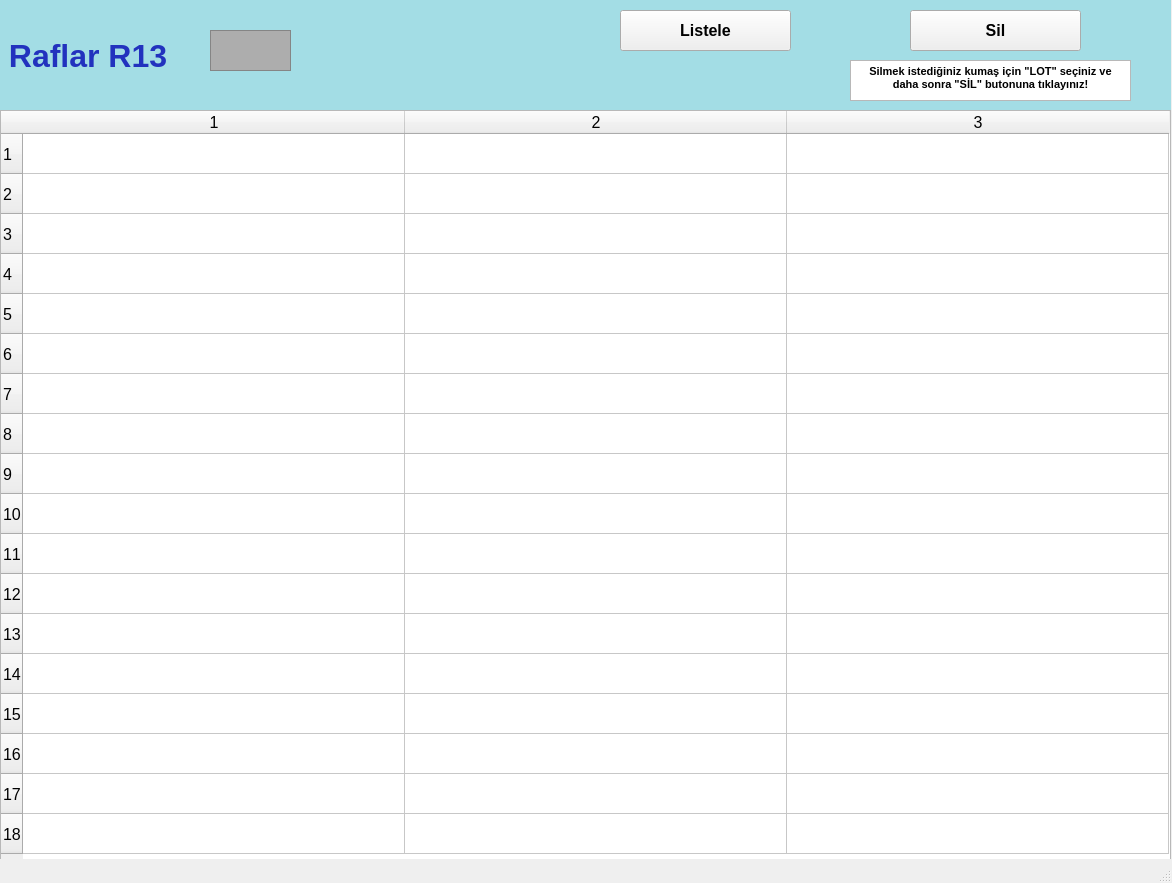
<?xml version="1.0" encoding="UTF-8"?>
<ui version="4.0">
 <class>raflarR13_ekran</class>
 <widget class="QMainWindow" name="raflarR13_ekran">
  <property name="geometry">
   <rect>
    <x>0</x>
    <y>0</y>
    <width>1172</width>
    <height>883</height>
   </rect>
  </property>
  <property name="font">
   <font>
    <pointsize>12</pointsize>
    <weight>50</weight>
    <bold>false</bold>
    <kerning>false</kerning>
   </font>
  </property>
  <property name="windowTitle">
   <string/>
  </property>
  <widget class="QWidget" name="centralwidget">
   <widget class="QLabel" name="raflarR1yazi_lbl">
    <property name="geometry">
     <rect>
      <x>0</x>
      <y>0</y>
      <width>1171</width>
      <height>111</height>
     </rect>
    </property>
    <property name="font">
     <font>
      <pointsize>24</pointsize>
      <weight>75</weight>
      <bold>true</bold>
     </font>
    </property>
    <property name="styleSheet">
     <string notr="true">background-color: rgb(163, 221, 229);
color: rgb(34, 50, 190);</string>
    </property>
    <property name="text">
     <string> Raflar R13</string>
    </property>
   </widget>
   <widget class="QFrame" name="raflarR1_img">
    <property name="geometry">
     <rect>
      <x>210</x>
      <y>30</y>
      <width>81</width>
      <height>41</height>
     </rect>
    </property>
    <property name="styleSheet">
     <string notr="true">background-color: rgb(173, 173, 173);</string>
    </property>
    <property name="frameShape">
     <enum>QFrame::StyledPanel</enum>
    </property>
    <property name="frameShadow">
     <enum>QFrame::Raised</enum>
    </property>
   </widget>
   <widget class="QTableWidget" name="R13_tw">
    <property name="geometry">
     <rect>
      <x>0</x>
      <y>110</y>
      <width>1171</width>
      <height>751</height>
     </rect>
    </property>
    <property name="baseSize">
     <size>
      <width>0</width>
      <height>0</height>
     </size>
    </property>
    <property name="rowCount">
     <number>18</number>
    </property>
    <property name="columnCount">
     <number>3</number>
    </property>
    <attribute name="horizontalHeaderVisible">
     <bool>true</bool>
    </attribute>
    <attribute name="horizontalHeaderCascadingSectionResizes">
     <bool>false</bool>
    </attribute>
    <attribute name="horizontalHeaderDefaultSectionSize">
     <number>382</number>
    </attribute>
    <attribute name="horizontalHeaderMinimumSectionSize">
     <number>38</number>
    </attribute>
    <attribute name="verticalHeaderDefaultSectionSize">
     <number>40</number>
    </attribute>
    <attribute name="verticalHeaderMinimumSectionSize">
     <number>23</number>
    </attribute>
    <row/>
    <row/>
    <row/>
    <row/>
    <row/>
    <row/>
    <row/>
    <row/>
    <row/>
    <row/>
    <row/>
    <row/>
    <row/>
    <row/>
    <row/>
    <row/>
    <row/>
    <row/>
    <column/>
    <column/>
    <column/>
   </widget>
   <widget class="QPushButton" name="listeleR13_btn">
    <property name="geometry">
     <rect>
      <x>620</x>
      <y>10</y>
      <width>171</width>
      <height>41</height>
     </rect>
    </property>
    <property name="font">
     <font>
      <pointsize>12</pointsize>
      <weight>75</weight>
      <bold>true</bold>
     </font>
    </property>
    <property name="text">
     <string>Listele</string>
    </property>
   </widget>
   <widget class="QPushButton" name="silR13_btn">
    <property name="geometry">
     <rect>
      <x>910</x>
      <y>10</y>
      <width>171</width>
      <height>41</height>
     </rect>
    </property>
    <property name="font">
     <font>
      <pointsize>12</pointsize>
      <weight>75</weight>
      <bold>true</bold>
     </font>
    </property>
    <property name="text">
     <string>Sil</string>
    </property>
   </widget>
   <widget class="QTextBrowser" name="textBrowser">
    <property name="geometry">
     <rect>
      <x>850</x>
      <y>60</y>
      <width>281</width>
      <height>41</height>
     </rect>
    </property>
    <property name="html">
     <string>&lt;!DOCTYPE HTML PUBLIC &quot;-//W3C//DTD HTML 4.0//EN&quot; &quot;http://www.w3.org/TR/REC-html40/strict.dtd&quot;&gt;
&lt;html&gt;&lt;head&gt;&lt;meta name=&quot;qrichtext&quot; content=&quot;1&quot; /&gt;&lt;style type=&quot;text/css&quot;&gt;
p, li { white-space: pre-wrap; }
&lt;/style&gt;&lt;/head&gt;&lt;body style=&quot; font-family:'MS Shell Dlg 2'; font-size:12pt; font-weight:400; font-style:normal;&quot;&gt;
&lt;p align=&quot;center&quot; style=&quot; margin-top:0px; margin-bottom:0px; margin-left:0px; margin-right:0px; -qt-block-indent:0; text-indent:0px;&quot;&gt;&lt;span style=&quot; font-size:8pt; font-weight:600;&quot;&gt;Silmek istediğiniz kumaş için &amp;quot;LOT&amp;quot; seçiniz ve daha sonra &amp;quot;SİL&amp;quot; butonuna tıklayınız!&lt;/span&gt;&lt;/p&gt;&lt;/body&gt;&lt;/html&gt;</string>
    </property>
   </widget>
  </widget>
  <widget class="QStatusBar" name="statusbar"/>
 </widget>
 <resources/>
 <connections/>
</ui>
